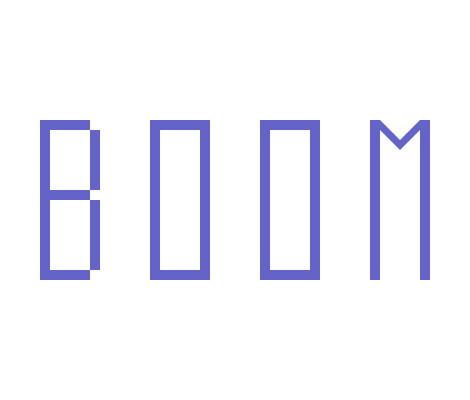
Frame 1 (no input)
Frame 60 (no input): identical to frame 1, image omitted
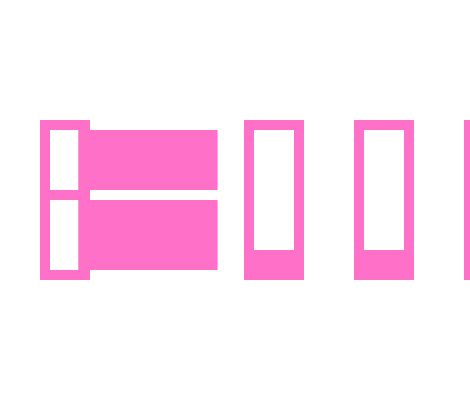
Frame 120 (the mouse pressed at the canvas centre since frame 60)

The p5.js sketch that drew these frames (run headless with seeded random() and noise() and a simulated clock; from frame 60 on, the mouse is pressed at the canvas centre):

// p5.js sketch
// ── sketch.js
function setup() {
  createCanvas(470, 400);
}

function draw() {
   background(255,255,255);
  
  const VariantX = mouseX/20;
  const VariantY = mouseY;
  
  fill(100+VariantY,100+VariantX,200);
  noStroke();
  
  //B
  beginShape();
  vertex(40,120);
  vertex(90,120);
  vertex(90,130);
  vertex(100+VariantX*10,130);
  vertex(100+VariantX*10,190);
  vertex(90,190);
  vertex(90,200);
  vertex(100+VariantX*10,200);
  vertex(100+VariantX*10,270);
  vertex(90,270);
  vertex(90,280);             
  vertex(40,280);

  
  //B counter shape
  beginContour();
  vertex(50,130);
  vertex(50,190);
  vertex(90-VariantX,190);
  vertex(90-VariantX,130);
  endContour();
   beginContour();
  vertex(50,200);
  vertex(50,270);
  vertex(90-VariantX,270);
  vertex(90-VariantX,200);
  endContour();
  endShape();
  
  //01
  beginShape();
  vertex(150+VariantX*8,120);
  vertex(210+VariantX*8,120);
  vertex(210+VariantX*8,280);
  vertex(150+VariantX*8,280); 
  
  //01 counter shape
  beginContour();
  vertex(160+VariantX*8,130);
  vertex(160+VariantX*8,270-VariantY/10);
  vertex(200+VariantX*8,270-VariantY/10);
  vertex(200+VariantX*8,130);

 
  endContour();
  endShape();
  
  
  //02
  beginShape();
  vertex(260+VariantX*8,120);
  vertex(320+VariantX*8,120);
  vertex(320+VariantX*8,280);
  vertex(260+VariantX*8,280); 
  
  //02 counter shape
  beginContour();
  vertex(270+VariantX*8,130);
  vertex(270+VariantX*8,270-VariantY/10);
  vertex(310+VariantX*8,270-VariantY/10);
  vertex(310+VariantX*8,130);

 
  endContour();
  endShape();
  
  
  //m
  beginShape();
  vertex(370+VariantX*8,120);
  vertex(380+VariantX*8,120);
  vertex(400+VariantX*8,140);
  vertex(420+VariantX*8,120);
  vertex(430+VariantX*8,120);
  vertex(430+VariantX*8,280);
  vertex(420+VariantX*8,280);
  vertex(420+VariantX*8,130);
  vertex(400+VariantX*8,150-VariantY/10);
  vertex(380+VariantX*8,130);
  vertex(380+VariantX*8,280);
  vertex(370+VariantX*8,280);


  endShape()
  
      
  
}
